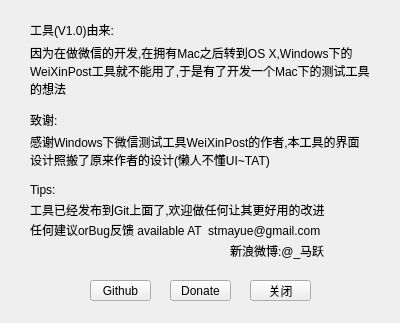
<?xml version="1.0" encoding="UTF-8"?>
<ui version="4.0">
 <class>About</class>
 <widget class="QWidget" name="About">
  <property name="geometry">
   <rect>
    <x>0</x>
    <y>0</y>
    <width>400</width>
    <height>323</height>
   </rect>
  </property>
  <property name="windowTitle">
   <string>关于</string>
  </property>
  <widget class="QLabel" name="label">
   <property name="geometry">
    <rect>
     <x>30</x>
     <y>40</y>
     <width>341</width>
     <height>61</height>
    </rect>
   </property>
   <property name="text">
    <string>因为在做微信的开发,在拥有Mac之后转到OS X,Windows下的WeiXinPost工具就不能用了,于是有了开发一个Mac下的测试工具的想法</string>
   </property>
   <property name="wordWrap">
    <bool>true</bool>
   </property>
  </widget>
  <widget class="QLabel" name="label_2">
   <property name="geometry">
    <rect>
     <x>30</x>
     <y>20</y>
     <width>101</width>
     <height>19</height>
    </rect>
   </property>
   <property name="text">
    <string>工具(V1.0)由来:</string>
   </property>
  </widget>
  <widget class="QLabel" name="label_3">
   <property name="geometry">
    <rect>
     <x>30</x>
     <y>110</y>
     <width>62</width>
     <height>19</height>
    </rect>
   </property>
   <property name="text">
    <string>致谢:</string>
   </property>
  </widget>
  <widget class="QLabel" name="label_4">
   <property name="geometry">
    <rect>
     <x>30</x>
     <y>130</y>
     <width>341</width>
     <height>41</height>
    </rect>
   </property>
   <property name="text">
    <string>感谢Windows下微信测试工具WeiXinPost的作者,本工具的界面设计照搬了原来作者的设计(懒人不懂UI~TAT)</string>
   </property>
   <property name="wordWrap">
    <bool>true</bool>
   </property>
  </widget>
  <widget class="QLabel" name="label_5">
   <property name="geometry">
    <rect>
     <x>30</x>
     <y>180</y>
     <width>62</width>
     <height>19</height>
    </rect>
   </property>
   <property name="text">
    <string>Tips:</string>
   </property>
  </widget>
  <widget class="QLabel" name="label_6">
   <property name="geometry">
    <rect>
     <x>30</x>
     <y>200</y>
     <width>331</width>
     <height>19</height>
    </rect>
   </property>
   <property name="text">
    <string>工具已经发布到Git上面了,欢迎做任何让其更好用的改进</string>
   </property>
  </widget>
  <widget class="QLabel" name="label_7">
   <property name="geometry">
    <rect>
     <x>30</x>
     <y>220</y>
     <width>331</width>
     <height>19</height>
    </rect>
   </property>
   <property name="text">
    <string>任何建议orBug反馈 available AT  stmayue@gmail.com</string>
   </property>
  </widget>
  <widget class="QPushButton" name="pushButton">
   <property name="geometry">
    <rect>
     <x>170</x>
     <y>280</y>
     <width>61</width>
     <height>21</height>
    </rect>
   </property>
   <property name="text">
    <string>Donate</string>
   </property>
  </widget>
  <widget class="QPushButton" name="pushButton_2">
   <property name="geometry">
    <rect>
     <x>250</x>
     <y>280</y>
     <width>61</width>
     <height>21</height>
    </rect>
   </property>
   <property name="text">
    <string>关闭</string>
   </property>
  </widget>
  <widget class="QPushButton" name="pushButton_3">
   <property name="geometry">
    <rect>
     <x>90</x>
     <y>280</y>
     <width>61</width>
     <height>21</height>
    </rect>
   </property>
   <property name="text">
    <string>Github</string>
   </property>
  </widget>
  <widget class="QLabel" name="label_8">
   <property name="geometry">
    <rect>
     <x>230</x>
     <y>240</y>
     <width>101</width>
     <height>21</height>
    </rect>
   </property>
   <property name="text">
    <string>新浪微博:@_马跃</string>
   </property>
  </widget>
 </widget>
 <resources/>
 <connections/>
</ui>
